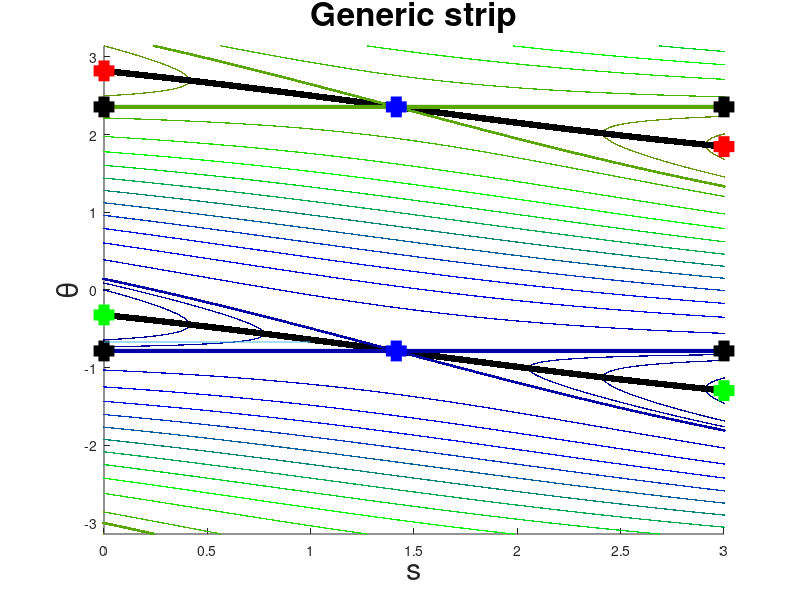

This chart was generated by the following MATLAB code:


com = [1;3];
t = [-1;1];
t = t/norm(t);
send = 3;
figure
hold on
cstart = -5;
cend = 5;
cvector = [cstart:0.2:cstart+2,cstart+2.1:0.5:cend-2.1,cend-2:0.2:cend];
for c=cvector
    theta = [-pi():0.0001:pi()].';
    vtheta = [sin(theta),-cos(theta)];
    s = (vtheta*com-c)./(vtheta*t);
    p = (c-cstart)/(cend-cstart);
    col = [max(0,1-abs(3*(p-1))),max(0,1-abs(3*(p-2/3))),max(0,1-abs(3*(p-1/3)))];
    plot(s,theta,'.','Color',col,'lineWidth',1,'markerSize',1)
end
J = [0,1;-1,0];
sh = [t,J*t]\com;
h = sh(2);
theta0 = atan2(t(2),t(1));
theta = [-pi():0.0001:pi()].';
xtheta = [cos(theta),sin(theta)];
sx = (xtheta*com)./(xtheta*t);
plot(sx,theta,'.k','markerSize',15)
for c=[h,-h]
    theta = [-pi():0.0001:pi()].';
    vtheta = [sin(theta),-cos(theta)];
    s = (vtheta*com-c)./(vtheta*t);
    p = (c-cstart)/(cend-cstart);
    col = [max(0,1-abs(3*(p-1))),max(0,1-abs(3*(p-2/3))),max(0,1-abs(3*(p-1/3)))];
    plot(s,theta,'.','Color',col)
    plot(s,theta,'.','Color',col,'markerSize',6)
    thetatemp = (theta0-(1-sign(c))*pi()/2);
    plot([0,send],ones(2,1)*thetatemp,'Color',col,'lineWidth',3)
    plot(sh(1),thetatemp,'+b','markerSize',15,'lineWidth',8)
    plot(0,thetatemp,'+k','markerSize',15,'lineWidth',8)
    plot(send,thetatemp,'+k','markerSize',15,'lineWidth',8)
end

plot([0,1],[-0.67,-0.67])
smin = find(sx == min(abs(sx)));
plot(sx(smin),theta(smin),'+r','markerSize',15,'lineWidth',8)
plot(sx(smin),theta(smin)-pi(),'+g','markerSize',15,'lineWidth',8)
smax = find(sx == send - min(abs(sx-send)));
plot(sx(smax),theta(smax),'+r','markerSize',15,'lineWidth',8)
plot(sx(smax),theta(smax)-pi(),'+g','markerSize',15,'lineWidth',8)
hold off
xlim([0,send]);
ylim([-pi(),pi()]);
title('Generic strip','fontSize',24)
xlabel(['s'],'fontSize',22)
ylabel('\theta','fontSize',22)